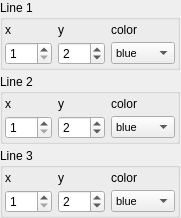
                  <widget class="QWidget" name="lines_scrollAreaWidgetContents_2">
                   <property name="geometry">
                    <rect>
                     <x>0</x>
                     <y>0</y>
                     <width>181</width>
                     <height>218</height>
                    </rect>
                   </property>
                   <layout class="QVBoxLayout" name="verticalLayout_4">
                    <property name="spacing">
                     <number>4</number>
                    </property>
                    <property name="leftMargin">
                     <number>0</number>
                    </property>
                    <property name="topMargin">
                     <number>0</number>
                    </property>
                    <property name="rightMargin">
                     <number>0</number>
                    </property>
                    <property name="bottomMargin">
                     <number>0</number>
                    </property>
                    <item>
                     <widget class="QGroupBox" name="line_groupBox_2_1">
                      <property name="sizePolicy">
                       <sizepolicy hsizetype="Fixed" vsizetype="Fixed">
                        <horstretch>0</horstretch>
                        <verstretch>0</verstretch>
                       </sizepolicy>
                      </property>
                      <property name="minimumSize">
                       <size>
                        <width>180</width>
                        <height>70</height>
                       </size>
                      </property>
                      <property name="maximumSize">
                       <size>
                        <width>180</width>
                        <height>70</height>
                       </size>
                      </property>
                      <property name="title">
                       <string>Line 1</string>
                      </property>
                      <layout class="QGridLayout" name="gridLayout_4">
                       <property name="leftMargin">
                        <number>2</number>
                       </property>
                       <property name="topMargin">
                        <number>0</number>
                       </property>
                       <property name="rightMargin">
                        <number>2</number>
                       </property>
                       <property name="bottomMargin">
                        <number>2</number>
                       </property>
                       <property name="verticalSpacing">
                        <number>2</number>
                       </property>
                       <item row="1" column="2">
                        <widget class="QComboBox" name="color_comboBox_2_1">
                         <property name="palette">
                          <palette>
                           <active>
                            <colorrole role="HighlightedText">
                             <brush brushstyle="SolidPattern">
                              <color alpha="255">
                               <red>0</red>
                               <green>0</green>
                               <blue>0</blue>
                              </color>
                             </brush>
                            </colorrole>
                           </active>
                           <inactive>
                            <colorrole role="HighlightedText">
                             <brush brushstyle="SolidPattern">
                              <color alpha="255">
                               <red>0</red>
                               <green>0</green>
                               <blue>0</blue>
                              </color>
                             </brush>
                            </colorrole>
                           </inactive>
                           <disabled>
                            <colorrole role="HighlightedText">
                             <brush brushstyle="SolidPattern">
                              <color alpha="255">
                               <red>0</red>
                               <green>0</green>
                               <blue>0</blue>
                              </color>
                             </brush>
                            </colorrole>
                           </disabled>
                          </palette>
                         </property>
                         <property name="font">
                          <font>
                           <pointsize>8</pointsize>
                          </font>
                         </property>
                         <property name="styleSheet">
                          <string notr="true"/>
                         </property>
                         <item>
                          <property name="text">
                           <string>blue</string>
                          </property>
                         </item>
                         <item>
                          <property name="text">
                           <string>red</string>
                          </property>
                         </item>
                         <item>
                          <property name="text">
                           <string>black</string>
                          </property>
                         </item>
                         <item>
                          <property name="text">
                           <string>green</string>
                          </property>
                         </item>
                         <item>
                          <property name="text">
                           <string>orange</string>
                          </property>
                         </item>
                         <item>
                          <property name="text">
                           <string>yellow</string>
                          </property>
                         </item>
                        </widget>
                       </item>
                       <item row="1" column="1">
                        <widget class="QSpinBox" name="y_spinBox_2_1">
                         <property name="minimum">
                          <number>1</number>
                         </property>
                         <property name="value">
                          <number>2</number>
                         </property>
                        </widget>
                       </item>
                       <item row="1" column="0">
                        <widget class="QSpinBox" name="x_spinBox_2_1">
                         <property name="minimum">
                          <number>1</number>
                         </property>
                        </widget>
                       </item>
                       <item row="0" column="1">
                        <widget class="QLabel" name="y_label_2_1">
                         <property name="text">
                          <string>y</string>
                         </property>
                        </widget>
                       </item>
                       <item row="0" column="0">
                        <widget class="QLabel" name="x_label_2_1">
                         <property name="text">
                          <string>x</string>
                         </property>
                        </widget>
                       </item>
                       <item row="0" column="2">
                        <widget class="QLabel" name="color_label_2_1">
                         <property name="text">
                          <string>color</string>
                         </property>
                        </widget>
                       </item>
                      </layout>
                     </widget>
                    </item>
                    <item>
                     <widget class="QGroupBox" name="line_groupBox_2_2">
                      <property name="sizePolicy">
                       <sizepolicy hsizetype="Fixed" vsizetype="Fixed">
                        <horstretch>0</horstretch>
                        <verstretch>0</verstretch>
                       </sizepolicy>
                      </property>
                      <property name="minimumSize">
                       <size>
                        <width>180</width>
                        <height>70</height>
                       </size>
                      </property>
                      <property name="maximumSize">
                       <size>
                        <width>180</width>
                        <height>70</height>
                       </size>
                      </property>
                      <property name="title">
                       <string>Line 2</string>
                      </property>
                      <layout class="QGridLayout" name="gridLayout_5">
                       <property name="leftMargin">
                        <number>2</number>
                       </property>
                       <property name="topMargin">
                        <number>0</number>
                       </property>
                       <property name="rightMargin">
                        <number>2</number>
                       </property>
                       <property name="bottomMargin">
                        <number>2</number>
                       </property>
                       <property name="verticalSpacing">
                        <number>2</number>
                       </property>
                       <item row="1" column="2">
                        <widget class="QComboBox" name="color_comboBox_2_2">
                         <property name="palette">
                          <palette>
                           <active>
                            <colorrole role="HighlightedText">
                             <brush brushstyle="SolidPattern">
                              <color alpha="255">
                               <red>0</red>
                               <green>0</green>
                               <blue>0</blue>
                              </color>
                             </brush>
                            </colorrole>
                           </active>
                           <inactive>
                            <colorrole role="HighlightedText">
                             <brush brushstyle="SolidPattern">
                              <color alpha="255">
                               <red>0</red>
                               <green>0</green>
                               <blue>0</blue>
                              </color>
                             </brush>
                            </colorrole>
                           </inactive>
                           <disabled>
                            <colorrole role="HighlightedText">
                             <brush brushstyle="SolidPattern">
                              <color alpha="255">
                               <red>0</red>
                               <green>0</green>
                               <blue>0</blue>
                              </color>
                             </brush>
                            </colorrole>
                           </disabled>
                          </palette>
                         </property>
                         <property name="font">
                          <font>
                           <pointsize>8</pointsize>
                          </font>
                         </property>
                         <property name="styleSheet">
                          <string notr="true"/>
                         </property>
                         <item>
                          <property name="text">
                           <string>blue</string>
                          </property>
                         </item>
                         <item>
                          <property name="text">
                           <string>red</string>
                          </property>
                         </item>
                         <item>
                          <property name="text">
                           <string>black</string>
                          </property>
                         </item>
                         <item>
                          <property name="text">
                           <string>green</string>
                          </property>
                         </item>
                         <item>
                          <property name="text">
                           <string>orange</string>
                          </property>
                         </item>
                         <item>
                          <property name="text">
                           <string>yellow</string>
                          </property>
                         </item>
                        </widget>
                       </item>
                       <item row="1" column="1">
                        <widget class="QSpinBox" name="y_spinBox_2_2">
                         <property name="minimum">
                          <number>1</number>
                         </property>
                         <property name="value">
                          <number>2</number>
                         </property>
                        </widget>
                       </item>
                       <item row="1" column="0">
                        <widget class="QSpinBox" name="x_spinBox_2_2">
                         <property name="minimum">
                          <number>1</number>
                         </property>
                        </widget>
                       </item>
                       <item row="0" column="1">
                        <widget class="QLabel" name="y_label_2_2">
                         <property name="text">
                          <string>y</string>
                         </property>
                        </widget>
                       </item>
                       <item row="0" column="0">
                        <widget class="QLabel" name="x_label_2_2">
                         <property name="text">
                          <string>x</string>
                         </property>
                        </widget>
                       </item>
                       <item row="0" column="2">
                        <widget class="QLabel" name="color_label_2_2">
                         <property name="text">
                          <string>color</string>
                         </property>
                        </widget>
                       </item>
                      </layout>
                     </widget>
                    </item>
                    <item>
                     <widget class="QGroupBox" name="line_groupBox_2_3">
                      <property name="sizePolicy">
                       <sizepolicy hsizetype="Fixed" vsizetype="Fixed">
                        <horstretch>0</horstretch>
                        <verstretch>0</verstretch>
                       </sizepolicy>
                      </property>
                      <property name="minimumSize">
                       <size>
                        <width>180</width>
                        <height>70</height>
                       </size>
                      </property>
                      <property name="maximumSize">
                       <size>
                        <width>180</width>
                        <height>70</height>
                       </size>
                      </property>
                      <property name="title">
                       <string>Line 3</string>
                      </property>
                      <layout class="QGridLayout" name="gridLayout_6">
                       <property name="leftMargin">
                        <number>2</number>
                       </property>
                       <property name="topMargin">
                        <number>0</number>
                       </property>
                       <property name="rightMargin">
                        <number>2</number>
                       </property>
                       <property name="bottomMargin">
                        <number>2</number>
                       </property>
                       <property name="verticalSpacing">
                        <number>2</number>
                       </property>
                       <item row="1" column="2">
                        <widget class="QComboBox" name="color_comboBox_2_3">
                         <property name="palette">
                          <palette>
                           <active>
                            <colorrole role="HighlightedText">
                             <brush brushstyle="SolidPattern">
                              <color alpha="255">
                               <red>0</red>
                               <green>0</green>
                               <blue>0</blue>
                              </color>
                             </brush>
                            </colorrole>
                           </active>
                           <inactive>
                            <colorrole role="HighlightedText">
                             <brush brushstyle="SolidPattern">
                              <color alpha="255">
                               <red>0</red>
                               <green>0</green>
                               <blue>0</blue>
                              </color>
                             </brush>
                            </colorrole>
                           </inactive>
                           <disabled>
                            <colorrole role="HighlightedText">
                             <brush brushstyle="SolidPattern">
                              <color alpha="255">
                               <red>0</red>
                               <green>0</green>
                               <blue>0</blue>
                              </color>
                             </brush>
                            </colorrole>
                           </disabled>
                          </palette>
                         </property>
                         <property name="font">
                          <font>
                           <pointsize>8</pointsize>
                          </font>
                         </property>
                         <property name="styleSheet">
                          <string notr="true"/>
                         </property>
                         <item>
                          <property name="text">
                           <string>blue</string>
                          </property>
                         </item>
                         <item>
                          <property name="text">
                           <string>red</string>
                          </property>
                         </item>
                         <item>
                          <property name="text">
                           <string>black</string>
                          </property>
                         </item>
                         <item>
                          <property name="text">
                           <string>green</string>
                          </property>
                         </item>
                         <item>
                          <property name="text">
                           <string>orange</string>
                          </property>
                         </item>
                         <item>
                          <property name="text">
                           <string>yellow</string>
                          </property>
                         </item>
                        </widget>
                       </item>
                       <item row="1" column="1">
                        <widget class="QSpinBox" name="y_spinBox_2_3">
                         <property name="minimum">
                          <number>1</number>
                         </property>
                         <property name="value">
                          <number>2</number>
                         </property>
                        </widget>
                       </item>
                       <item row="1" column="0">
                        <widget class="QSpinBox" name="x_spinBox_2_3">
                         <property name="minimum">
                          <number>1</number>
                         </property>
                        </widget>
                       </item>
                       <item row="0" column="1">
                        <widget class="QLabel" name="y_label_2_3">
                         <property name="text">
                          <string>y</string>
                         </property>
                        </widget>
                       </item>
                       <item row="0" column="0">
                        <widget class="QLabel" name="x_label_2_3">
                         <property name="text">
                          <string>x</string>
                         </property>
                        </widget>
                       </item>
                       <item row="0" column="2">
                        <widget class="QLabel" name="color_label_2_3">
                         <property name="text">
                          <string>color</string>
                         </property>
                        </widget>
                       </item>
                      </layout>
                     </widget>
                    </item>
                   </layout>
                  </widget>
